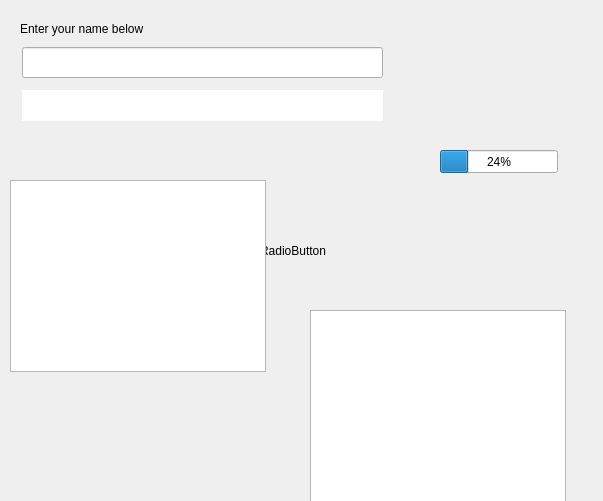
<?xml version="1.0" encoding="UTF-8"?>
<ui version="4.0">
 <class>HelloForm</class>
 <widget class="QDialog" name="HelloForm">
  <property name="geometry">
   <rect>
    <x>0</x>
    <y>0</y>
    <width>603</width>
    <height>501</height>
   </rect>
  </property>
  <property name="windowTitle">
   <string>Hello Qt World</string>
  </property>
  <widget class="QLineEdit" name="nameEdit">
   <property name="geometry">
    <rect>
     <x>22</x>
     <y>47</y>
     <width>361</width>
     <height>31</height>
    </rect>
   </property>
  </widget>
  <widget class="QLabel" name="label">
   <property name="geometry">
    <rect>
     <x>20</x>
     <y>20</y>
     <width>361</width>
     <height>18</height>
    </rect>
   </property>
   <property name="text">
    <string>Enter your name below</string>
   </property>
  </widget>
  <widget class="QLineEdit" name="helloEdit">
   <property name="enabled">
    <bool>true</bool>
   </property>
   <property name="geometry">
    <rect>
     <x>22</x>
     <y>90</y>
     <width>361</width>
     <height>31</height>
    </rect>
   </property>
   <property name="text">
    <string/>
   </property>
   <property name="frame">
    <bool>false</bool>
   </property>
   <property name="readOnly">
    <bool>true</bool>
   </property>
  </widget>
  <widget class="QRadioButton" name="radioButton">
   <property name="geometry">
    <rect>
     <x>240</x>
     <y>240</y>
     <width>95</width>
     <height>21</height>
    </rect>
   </property>
   <property name="text">
    <string>RadioButton</string>
   </property>
  </widget>
  <widget class="QTreeView" name="treeView">
   <property name="geometry">
    <rect>
     <x>10</x>
     <y>180</y>
     <width>256</width>
     <height>192</height>
    </rect>
   </property>
  </widget>
  <widget class="QListView" name="listView">
   <property name="geometry">
    <rect>
     <x>310</x>
     <y>310</y>
     <width>256</width>
     <height>192</height>
    </rect>
   </property>
  </widget>
  <widget class="QProgressBar" name="progressBar">
   <property name="geometry">
    <rect>
     <x>440</x>
     <y>150</y>
     <width>118</width>
     <height>23</height>
    </rect>
   </property>
   <property name="value">
    <number>24</number>
   </property>
  </widget>
 </widget>
 <resources/>
 <connections/>
</ui>
